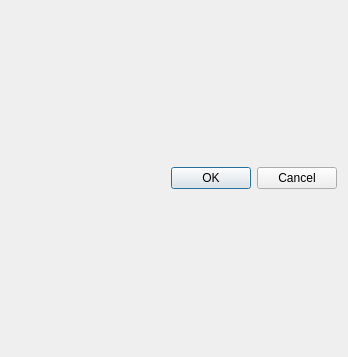
<?xml version="1.0" encoding="UTF-8"?>
<ui version="4.0">
 <class>PositionTool</class>
 <widget class="QDialog" name="PositionTool">
  <property name="geometry">
   <rect>
    <x>0</x>
    <y>0</y>
    <width>348</width>
    <height>357</height>
   </rect>
  </property>
  <property name="windowTitle">
   <string>PositonTool</string>
  </property>
  <layout class="QGridLayout" name="gridLayout">
   <item row="0" column="0">
    <layout class="QGridLayout" name="m_gridLayout" rowminimumheight="0">
     <property name="sizeConstraint">
      <enum>QLayout::SetDefaultConstraint</enum>
     </property>
    </layout>
   </item>
   <item row="1" column="0">
    <widget class="QDialogButtonBox" name="buttonBox">
     <property name="orientation">
      <enum>Qt::Horizontal</enum>
     </property>
     <property name="standardButtons">
      <set>QDialogButtonBox::Cancel|QDialogButtonBox::Ok</set>
     </property>
    </widget>
   </item>
  </layout>
 </widget>
 <resources/>
 <connections>
  <connection>
   <sender>buttonBox</sender>
   <signal>accepted()</signal>
   <receiver>PositionTool</receiver>
   <slot>accept()</slot>
   <hints>
    <hint type="sourcelabel">
     <x>227</x>
     <y>279</y>
    </hint>
    <hint type="destinationlabel">
     <x>157</x>
     <y>274</y>
    </hint>
   </hints>
  </connection>
  <connection>
   <sender>buttonBox</sender>
   <signal>rejected()</signal>
   <receiver>PositionTool</receiver>
   <slot>reject()</slot>
   <hints>
    <hint type="sourcelabel">
     <x>295</x>
     <y>285</y>
    </hint>
    <hint type="destinationlabel">
     <x>286</x>
     <y>274</y>
    </hint>
   </hints>
  </connection>
 </connections>
 <slots>
  <slot>slotChangeColor()</slot>
 </slots>
</ui>
